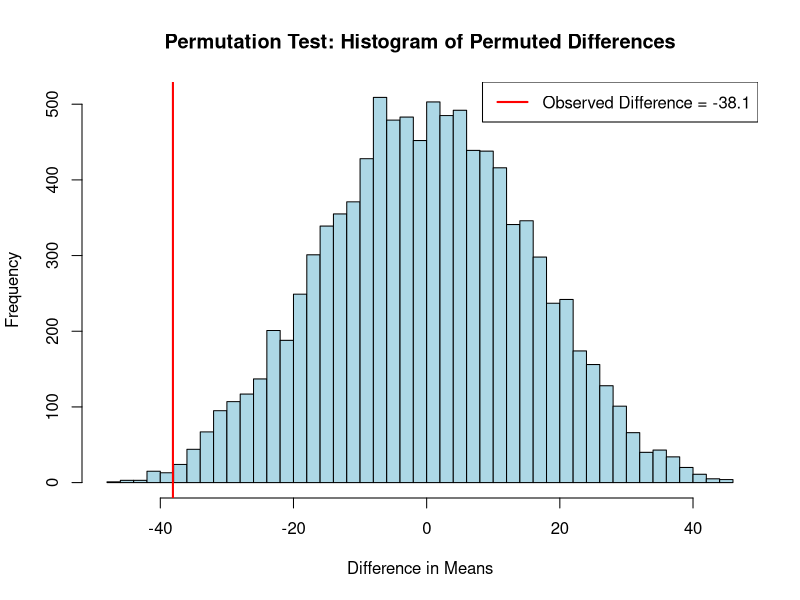

Source code (R):
# Function to perform permutation test for difference in means
perm_test <- function(data, group_col, value_col, nperm=10000) {
  observed_diff <- diff(tapply(data[[value_col]], data[[group_col]], mean))
  
  perm_diffs <- numeric(nperm)
  
  for (i in 1:nperm) {
    permuted_data <- sample(data[[group_col]])
    perm_diffs[i] <- diff(tapply(data[[value_col]], permuted_data, mean))
  }
  
  p_value <- mean(abs(perm_diffs) >= abs(observed_diff))
  
  # Plot the histogram of permuted differences
  hist(perm_diffs, breaks=50, main="Permutation Test: Histogram of Permuted Differences",
       xlab="Difference in Means", col='lightblue', border='black')
  abline(v=observed_diff, col="red", lwd=2)
  legend("topright", legend=paste("Observed Difference =", round(observed_diff, 2)), col="red", lwd=2)
  
  return(list(observed_diff = observed_diff, p_value = p_value))
}

# Sample data
data <- data.frame(
  Action = c(rep("L", 9), rep("U", 7)),
  PercentLost = c(45, 53.1, 40.8, 75.5, 46.7, 85.4, 85.6, 18.2, 43.2, 23.6, 13.3, 34.2, 18.1, 56.1, -8.1, -20.1)
)

# Perform the test
result <- perm_test(data, "Action", "PercentLost")

# Print the results
cat("Observed difference in means:", result$observed_diff, "\n")
cat("Permutation test p-value:", result$p_value, "\n")

# Conclusion
if (result$p_value < 0.05) {
  cat("Based on the permutation test, there is evidence to reject the null hypothesis. Logging appears to significantly affect the percentage of seedlings lost.")
} else {
  cat("Based on the permutation test, there isn't enough evidence to reject the null hypothesis. We cannot say that logging has a significant effect on the percentage of seedlings lost.")
}
